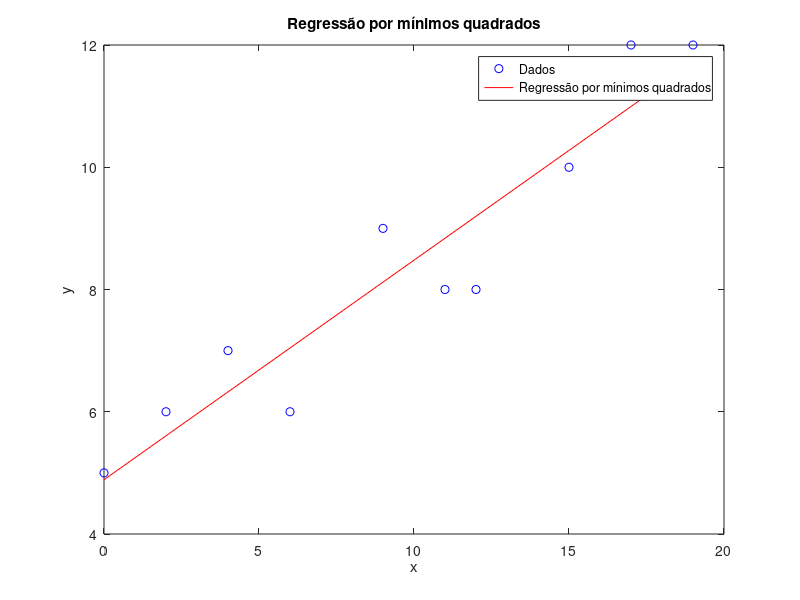

Here is the MATLAB script that generated this plot:
% Definindo os dados
x = [0 2 4 6 9 11 12 15 17 19];
y = [5 6 7 6 9 8 8 10 12 12];

% Calculando a inclinação (a1) e a interseção (a0)
n = length(x);
a1 = (n*sum(x.*y) - sum(x)*sum(y)) / (n*sum(x.^2) - sum(x)^2);
a0 = mean(y) - a1*mean(x);

% Calculando y estimado
y_est = a1*x + a0;

% Calculando o erro padrão da estimativa (SEE)
SEE = sqrt(sum((y - y_est).^2) / (n - 2));

% Calculando o coeficiente de correlação (r)
r = a1 * std(x) / std(y);

% Mostrando a inclinação, a interseção, o SEE e r
printf("Inclinação (a1): %f\n", a1);
printf("Interseção (a0): %f\n", a0);
printf("Erro padrão da estimativa (SEE): %f\n", SEE);
printf("Coeficiente de correlação (r): %f\n", r);

% Preparando os dados para o gráfico
figure;
plot(x, y, 'bo'); % Pontos de dados originais
hold on;
plot(x, y_est, 'r-'); % Reta ajustada
title("Regressão por mínimos quadrados");
xlabel("x");
ylabel("y");
legend('Dados', 'Regressão por mínimos quadrados');
hold off;
